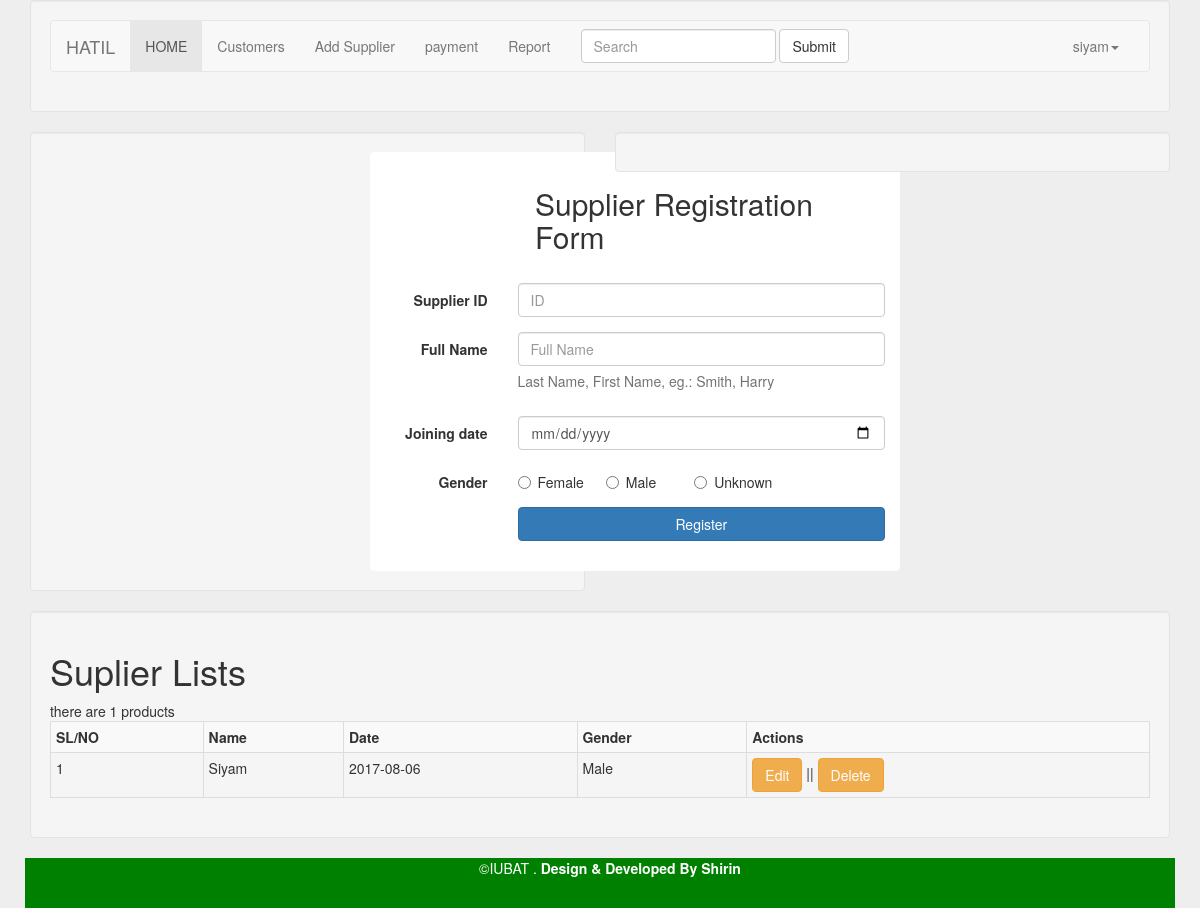
The app's page /admin/dealers/supplier.php (signed in) with its own data.
### tables this page shows
CREATE TABLE `supplier` (
  `id` int(11) NOT NULL,
  `name` varchar(200) NOT NULL,
  `date` varchar(200) NOT NULL,
  `gender` varchar(200) NOT NULL,
  `addedby` varchar(200) NOT NULL
);

### admin/dealers/supplier.php (the view, shortened to what this page needs)
					<?php  include('files/header.php');
					       $db =  new Db();
						  $obj = $db->getConnection();
					 include('files/menu.php');
					 ?>
								<div class="container">
									<div class="row">
										<div class="col-md-6">
											<div class="well">
															<div class="container">
											            <form class="form-horizontal" role="form"  method="POST" action="#">
											                <h2>Supplier Registration Form</h2>
											                <div class="form-group">
											                    <label for="firstName" class="col-sm-3 control-label">Supplier ID</label>
											                    <div class="col-sm-9">
											                        <input type="text"  name="supplier_id"  placeholder="ID" class="form-control" autofocus>
											                    </div>
											                </div>
											                <div class="form-group">
											                    <label for="firstName" class="col-sm-3 control-label">Full Name</label>
											                    <div class="col-sm-9">
											                        <input type="text" name="supplier_name" placeholder="Full Name" class="form-control" autofocus>
											                        <span class="help-block">Last Name, First Name, eg.: Smith, Harry</span>
											                    </div>
											                </div>
											                <div class="form-group">
											                    <label for="birthDate" class="col-sm-3 control-label">Joining date</label>
											                    <div class="col-sm-9">
											                        <input type="date" name="Joiningdate" id="birthDate" class="form-control">
											                    </div>
											                </div>
											                <div class="form-group">
											                    <label class="control-label col-sm-3">Gender</label>
											                    <div class="col-sm-6">
											                        <div class="row">
											                            <div class="col-sm-4">
											                                <label class="radio-inline">
											                                    <input type="radio" name="gender"  value="Female">Female
											                                </label>
											                            </div>
											                            <div class="col-sm-4">
											                                <label class="radio-inline">
											                                    <input type="radio" name="gender"  value="Male">Male
											                                </label>
											                            </div>
											                            <div class="col-sm-4">
											                                <label class="radio-inline">
											                                    <input type="radio" name="gender"  value="Unknown">Unknown
											                                </label>
											                            </div>
											                        </div>
											                    </div>
											                </div>
											                <div class="form-group">
											                    <div class="col-sm-9 col-sm-offset-3">
											                        <button type="submit" name="savesupplier" class="btn btn-primary btn-block">Register</button>
											                    </div>
											                </div>
											            </form>
											        </div>
											</div>
										</div>
										<div class="col-md-6">
											<div class="well"></div>
										</div>
									</div>
								</div>
<div class="container">
	<div class="row">
		<div class="col-md-12">
			<div class="well">
				<h1>Suplier  Lists</h1>
				<table class="table table-striped table-bordered table-hover table-condensed">
					<tr>
						<th>SL/NO</th>
						<th> Name</th>
					<th>Date</th>
					<th>Gender</th>
					<th>Actions</th>
					</tr>
					<?php
					$i = 0;
					$sql = "SELECT * FROM `supplier` where addedby = '".$_SESSION['username']."'";
					$query = $obj->prepare($sql);
					$query->execute();
					while($row=$query->fetch())
					{
						$i++;
?>
<tr>
	<td> <?php echo $i;?> </td>
	<td><?php echo $row['name'];?></td>
	<td><?php echo $row['date'];?></td>
	<td><?php echo $row['gender'];?></td>
	<td>
		<a href="#"><button class="btn btn-warning">Edit</button></a> || <a href="#"><button class="btn btn-warning">Delete</button></a></td>
</tr>
<?php
					}
					?>
				</table>
			</div>
		</div>
	</div>
</div>
					  <?php  include('files/footer.php'); ?>

### admin/dealers/supplier.php (style rules this page uses)
body { background-color: #eee; }
*[role="form"] { max-width: 530px; padding: 15px; margin: 0 auto; background-color: #fff; border-radius: 0.3em; }
*[role="form"] h2 { margin-left: 5em; margin-bottom: 1em; }

### records on screen
supplier: name "Siyam", date "2017-08-06", gender "Male"

### other values on screen
$_SESSION['username'] "siyam"
